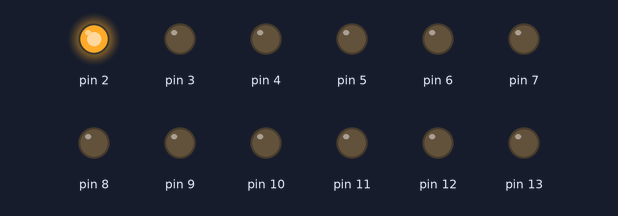
This sketch was run on a simulated Arduino Uno, built with avr-gcc and run on an emulated ATmega328P. Shown: output pins drawn as LEDs (lit = HIGH).

Above: at 0.07 s.
At 0.7 s:
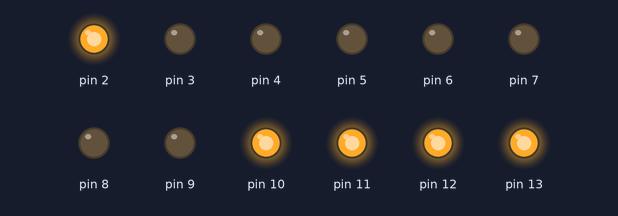
At 2.3 s:
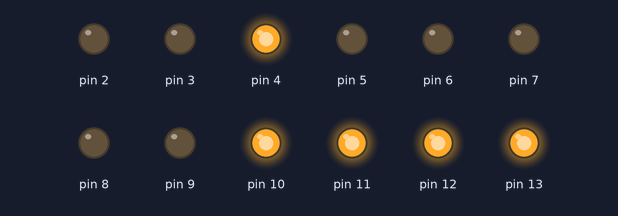
At 3.9 s:
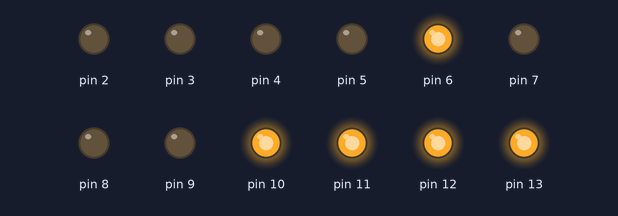
At 5.5 s:
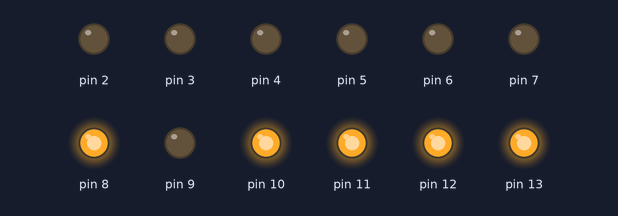
At 7.9 s:
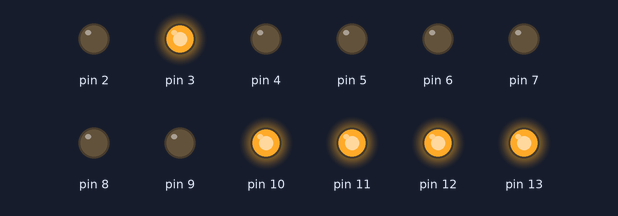
Timing chart, 0 to 8.3 s (numbered marks = the images above):
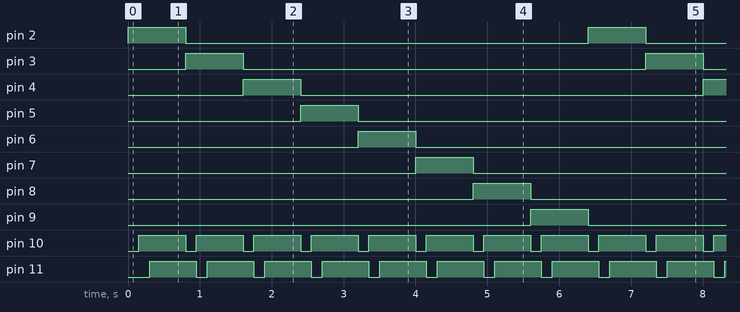

The sketch:

matriz.ino
```cpp
void setup() {
  for (int j=2; j<19; j++)
        if(j>13){
          pinMode(j+40, OUTPUT);}
        else{
          pinMode(j, OUTPUT);}
}

void loop() {
  for (int j=2; j<10; j++)
           {
              digitalWrite(j, HIGH);     //Levantamos la columna
              for (int k= 10 ; k<18 ; k++)
                 {
                     if(k>13){
                      digitalWrite(k+40, LOW);   //Encendemos el punto
                      delay(50);
                      digitalWrite(k+40, HIGH);  //Apagamos el punto
                      }
                     else{
                      digitalWrite(k, LOW);   //Encendemos el punto
                      delay(150);
                      digitalWrite(k, HIGH);  //Apagamos el punto
                      }
                 }
              digitalWrite(j, LOW);                //Bajamos la columna
           }
}
```

Measured:
- by itself, pin 2–9: alternates HIGH for 0.80 s and LOW for 5.6 s
- by itself, pin 10–13: alternates HIGH for 0.65 s and LOW for 0.15 s
